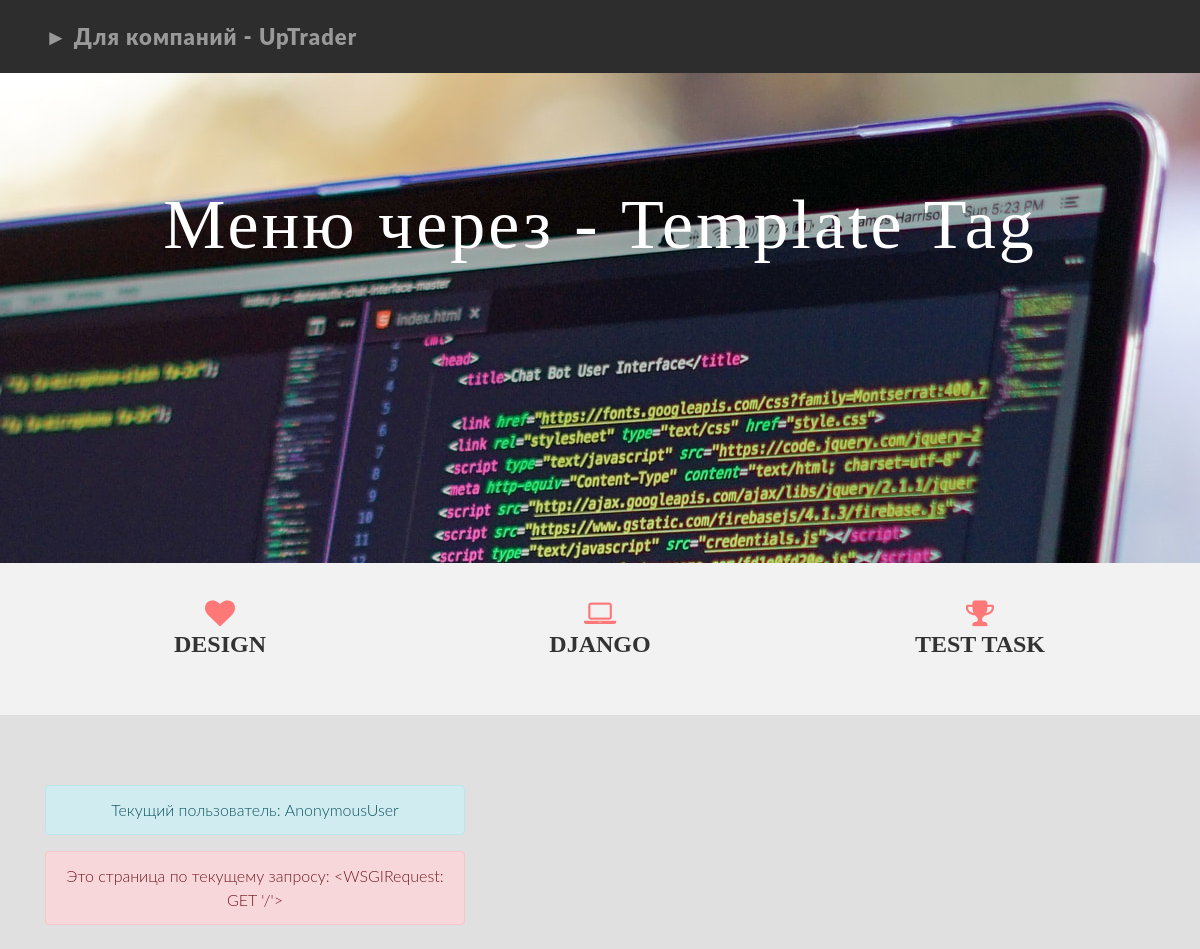
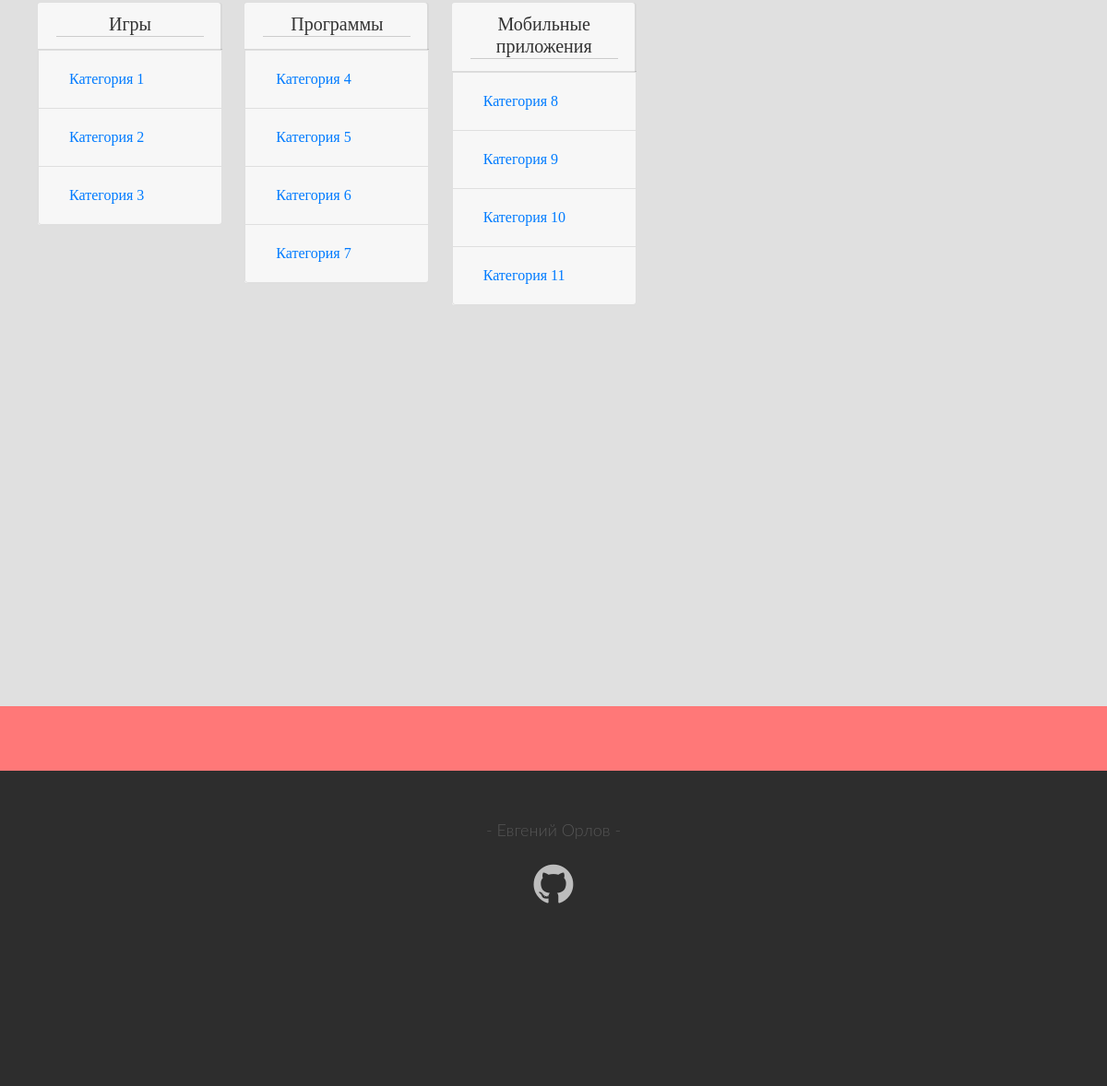
The page / on the database its author committed (2 pictures, top to bottom).
### app-up-trader/apps/main/models.py (models this page shows, shortened)
class Menu(models.Model):
	'''         Модель: Меню        '''
	'''============================='''
	name_menu = models.CharField(verbose_name='Название меню', max_length=50)
	included_categories = models.ManyToManyField(Category, verbose_name='Список категорий в данном меню', blank=True, related_name='included_categories')
	class Meta:
		verbose_name = 'Новое меню'
		verbose_name_plural = 'Меню'

class Category(models.Model):
	'''       Модель: Категория     '''
	'''============================='''
	id = models.AutoField(primary_key=True)
	name = models.CharField(verbose_name='Название категорий', max_length=50)
	discription = models.CharField(verbose_name='Подкатегория', max_length=50)
	class Meta:
		verbose_name = 'Новая категория'
		verbose_name_plural = 'Категории'

### app-up-trader/apps/main/views.py (the view)
# urls.py: path("", views.ListView.as_view(), name='category'),
class ListView(View):
    '''      Класс: Для отображение "Начальной страницы"     '''
    '''======================================================'''
    def get(self, request):
        menu = Menu.objects.all()
        category = menu
        return render(request, 'main/list.html', {'category': category, 'all_menu': menu})

### app-up-trader/templates/main/list.html (shortened to what this page needs)
{% extends 'base.html' %}
{% block content %}
  {% include "header.html" %}
  <div id="dg" style="height: 1000px;">
    <div class="container">
      <div style='width:420px' class='alert alert-info'>Текущий пользователь: {{user}}</div>
      <div style='width:420px' class='alert alert-danger'>Это страница по текущему запросу: {{request}}</div>
        <div class="row centered">
          <div class="col-m-11">
            <div class="menu_name">
              {% for menu in all_menu %}
                  <div class="card accordion">
                      <div class="card-header">
                        <h5 class="menu mb-0">
                          {{menu.name_menu}}
                          <hr>
                      </h5>
                  </div>
                  {% for category in menu.included_categories.all %}
                    <div class="card">
                      <div class="card-header">
                        <h2 class="mb-0">
                          <button class="btn btn-link btn-block text-left" type="button" data-toggle="collapse">
                            {{category.name}}
                          </button>
                        </h2>
                      </div>
                    </div>
                  {% endfor %}
                </div>
              {% endfor %}
          </div>
        </div>
      </div>
    </div>
  </div>
  {% include "footer.html" %}
{% endblock %}

### app-up-trader/templates/base.html (shortened to what this page needs)
<!DOCTYPE html>
<html lang="en" dir="ltr">
  <head>
    {% load static %}
    <link rel="stylesheet" href="https://cdn.jsdelivr.net/npm/bootstrap@4.6.2/dist/css/bootstrap.min.css">
    <link rel="stylesheet" href="{% static '/css/style.css' %}">
    <link href="{% static '/lib/font-awesome/css/font-awesome.min.css' %}" rel="stylesheet" type="text/css">
  </head>
  <body>
    {% block content %}
    {% endblock %}
  </body>
</html>

### app-up-trader/templates/header.html
<div class="navbar navbar-inverse navbar-fixed-top">
    <div class="container">
      <div class="navbar-header">
        <a class="navbar-brand" href="#">► Для компаний - UpTrader</a>
      </div>
    </div>
</div>
  <div id="headerwrap">
    <div class="container">
      <div class="centered">
        <div class="">
          <h1>Меню через - Template Tag</h1>
        </div>
      </div>
    </div>
  </div>
  <div class="container w">
    <div class="row centered">
      <br><br>
      <div class="col-lg-4">
        <i class="fa fa-heart"></i>
        <h4>DESIGN</h4>
      </div>
      <div class="col-lg-4">
        <i class="fa fa-laptop"></i>
        <h4>DJANGO</h4>
      </div>
      <div class="col-lg-4">
        <i class="fa fa-trophy"></i>
        <h4>TEST TASK</h4>
      </div>
    </div>
    <br>
    <br>
</div>

### app-up-trader/templates/footer.html (shortened to what this page needs)
<div id="r">
</div>
<div id="f">
  <div class="container">
    <div class="centered">
      <p class="author_project">- Евгений Орлов -</p>
      <a href="https://github.com/Developer-Python">
        <i class="fa fa-github"></i>
        <br><br><br><br><br><br><br>
      </a>
    </div>
  </div>
</div>

### static/css/style.css (style rules this page uses)
.menu { font-family: math; }
.accordion { margin: 10px; display: inline-grid; }
.card { width: 200px !important; }
body { background-color: #f2f2f2; font-family: "Lato"; font-weight: 300; font-size: 16px; color: #555; -webkit-font-smoothing: antialiased; -webkit-overflow-scrolling: touch; }
h1, h2, h3, h4, h5, h6 { font-family: "Raleway"; font-weight: 300; color: #333; }
p { line-height: 28px; margin: 20px 0px; }
.centered { text-align: center; }
a { color: #f85c37; word-wrap: break-word; transition: color 0.1s ease-in, background 0.1s ease-in; }
a:before, a:after { transition: color 0.1s ease-in, background 0.1s ease-in; }
hr { display: block; height: 1px; border: 0; border-top: 1px solid #ccc; margin: 0; padding: 0; }
.author_project { margin-bottom: 0px; font-size: 18px; }
.fa-github { font-size: 50px !important; }
.fa-github { color: rgb(245,245,245); text-shadow: 0 -1px rgba(0,0,0,.1); -webkit-animation: pulsate 1.6s linear infinite; animation: pulsate 1.6s linear infinite; }
.navbar { font-weight: 800; font-size: 14px; padding-top: 15px; padding-bottom: 15px; }
.navbar-inverse { background: #2d2d2d; border-color: #2d2d2d; }
.navbar-inverse .navbar-brand { color: #999999; font-weight: bolder; font-size: 22px; letter-spacing: 1px; }
#headerwrap { background: url('/static/img/image_bg.jpg') no-repeat center top !important; margin-top: -10px; padding-top: 20px; text-align: center; background-attachment: relative; background-position: center center; min-height: 500px; width: 100%; -webkit-background-size: 100%; -moz-background-size: 100%; -o-background-size: 100%; background-size: 100%; -webkit-background-size: cover; -moz-background-size: cover; -o-background-size: cover; background-size: cover; }
#headerwrap h1 { margin-top: 100px; color: white; font-size: 70px; font-weight: 300; letter-spacing: 3px; }
#dg { background: #e0e0e0; padding-top: 70px; padding-bottom: 70px; text-align: center; min-height: 700px; }
#r { background: #ff7878; padding-top: 35px; padding-bottom: 35px; }
#f { background: #2d2d2d; padding-top: 30px; padding-bottom: 30px; }
#f i { color: #bdbdbd; font-size: 30px; padding: 20px; }
.w { padding-top: 35px; }
.w h4 { font-weight: 700; }
.w i { color: #ff7878; font-size: 30px; }

### rows shown on the page
Menu: name_menu "Игры"
Category: name "Категория 1"
Category: name "Категория 2"
Category: name "Категория 3"
Menu: name_menu "Программы"
Category: name "Категория 4"
Category: name "Категория 5"
Category: name "Категория 6"
Category: name "Категория 7"
Menu: name_menu "Мобильные приложения"
Category: name "Категория 8"
Category: name "Категория 9"
Category: name "Категория 10"
Category: name "Категория 11"

### other values the page prints
{{ user }} "AnonymousUser"
{{ request }} "<WSGIRequest: GET '/'>"
